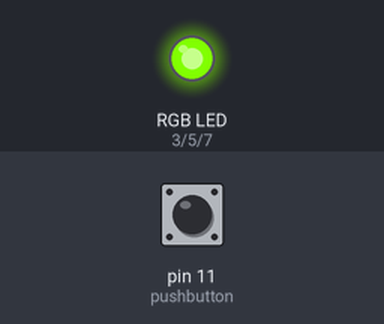
The sketch below on a simulated Arduino Uno, built with avr-gcc and run on an emulated ATmega328P. Parts: an RGB LED mixed from three pins (HIGH = lit). Dashed ring = blinking. The inputs (shaded band) are chosen by the test bench; at power-on: pin 11 (pushbutton) LOW.

Above: at 1.2 s.
1.3 s: pin 11 (pushbutton) pulled HIGH for 0.15 s
At 1.37 s:
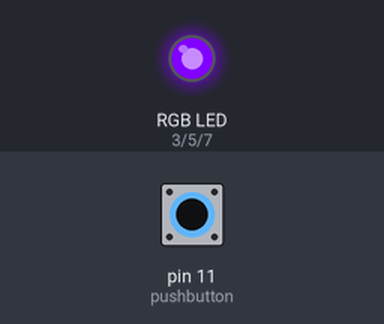
2.9 s: pin 11 (pushbutton) pulled HIGH for 1 s
At 4.3 s:
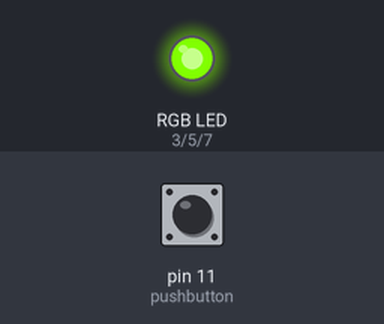
5.4 s: pin 11 (pushbutton) pulled HIGH for 3.2 s
At 6.6 s:
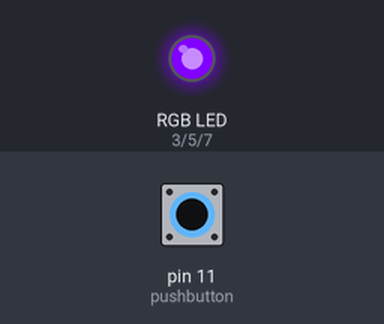
10.1 s: pin 11 (pushbutton) pulsed HIGH 2 times (0.12 s each, 0.3 s apart)
At 10.31 s:
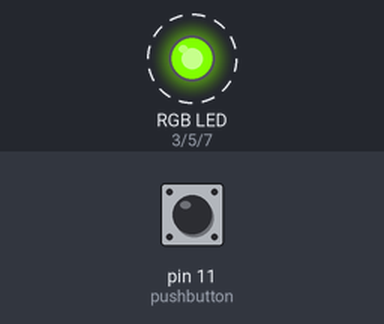
13.1 s: pin 11 (pushbutton) pulsed HIGH 5 times (0.12 s each, 0.3 s apart)
At 15.3 s:
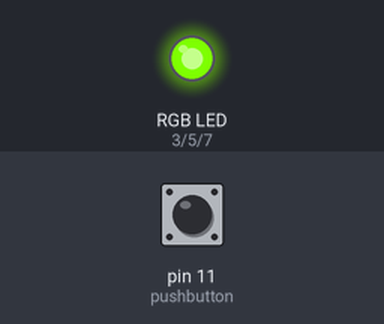
16.1 s: pin 11 (pushbutton) pulled HIGH for 0.15 s
At 16.17 s:
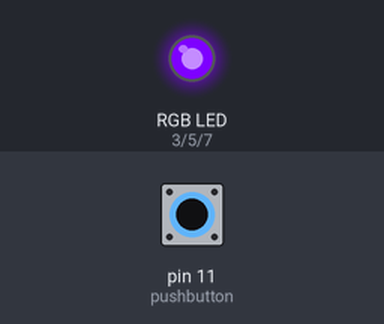
Timing chart, 0 to 18.7 s (numbered marks = the images above; inputs shaded):
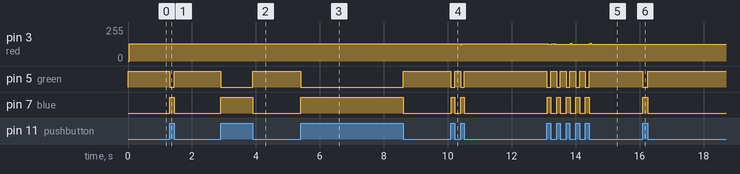

Measured:
- after the input at 1.3 s, pin 5 (green): HIGH → LOW at once, → HIGH 0.15 s later; pin 7 (blue): LOW → HIGH at once, → LOW 0.15 s later
- after the input at 2.9 s, pin 5 (green): HIGH → LOW at once, → HIGH 1.0 s later; pin 7 (blue): LOW → HIGH at once, → LOW 1.0 s later
- after the input at 5.4 s, pin 5 (green): HIGH → LOW at once, → HIGH 3.2 s later; pin 7 (blue): LOW → HIGH at once, → LOW 3.2 s later
- after the input at 10.1 s, pin 3 (red): 129/255 → 130/255 after 0.30 s; pin 5 (green): alternates HIGH for 0.18 s and LOW for 0.12 s, 4 changes in all, then stays HIGH, starting at once; pin 7 (blue): alternates HIGH for 0.12 s and LOW for 0.18 s, 4 changes in all, then stays LOW, starting at once
- after the input at 13.1 s, pin 3 (red): 130/255 → 124/255 at once, → 131/255 0.12 s later, → 125/255 0.12 s later, → 126/255 0.48 s later; pin 5 (green): alternates HIGH for 0.18 s and LOW for 0.12 s, 10 changes in all, then stays HIGH, starting at once
- after the input at 16.1 s, pin 5 (green): HIGH → LOW at once, → HIGH 0.15 s later; pin 7 (blue): LOW → HIGH at once, → LOW 0.15 s later

The sketch:

RGBpushbutton9.ino
```cpp
/*
    the goal of this program is to have the red and green light from the RGB to be on
    while the pushbutton isn't pressed and to have the red and blue light from the RGB
    to be on wehn the pushbutton is pressed.
    the theme is digital Output and digital Input */

int pushbutton = 11; // the pin the pushbutton is attached to
int red = 3;         // the pin the red led is attached to
int green = 5;       // the pin the green led is attached to
int blue = 7;        // the pin the blue led is attached to

void setup() {
  // put your setup code here, to run once:
  Serial.begin(9600);      // starts the serial communication at 9600 bits per second
  pinMode(red, OUTPUT);       //sets pin 3 as an output
  pinMode(green, OUTPUT);       //sets pin 5 as an output
  pinMode(blue, OUTPUT);       //sets pin 7 as an output
  pinMode(pushbutton, INPUT);       //sets pin 11 as an input
}
void loop() {
  // put your main code here, to run repeatedly:
  int PB = digitalRead(pushbutton);    // the integer PB is recognized as digitalRead of the pushbutton or pin 11
  digitalWrite(red, !PB);            // pin 3 will be powered when pushbutton is not pressed
  digitalWrite(green, !PB);         // pin 5 will be powered when pushbutton is not pressed
  delay(1);                   //delays for 1 millisecond
  digitalWrite(red, PB);             //pin 3 will be powered when pushbutton is pressed
  digitalWrite(blue, PB);           //pin 7 will be powered when pushbutton is pressed
  delay(1);                   //delays for 1 millisecond
}
```
